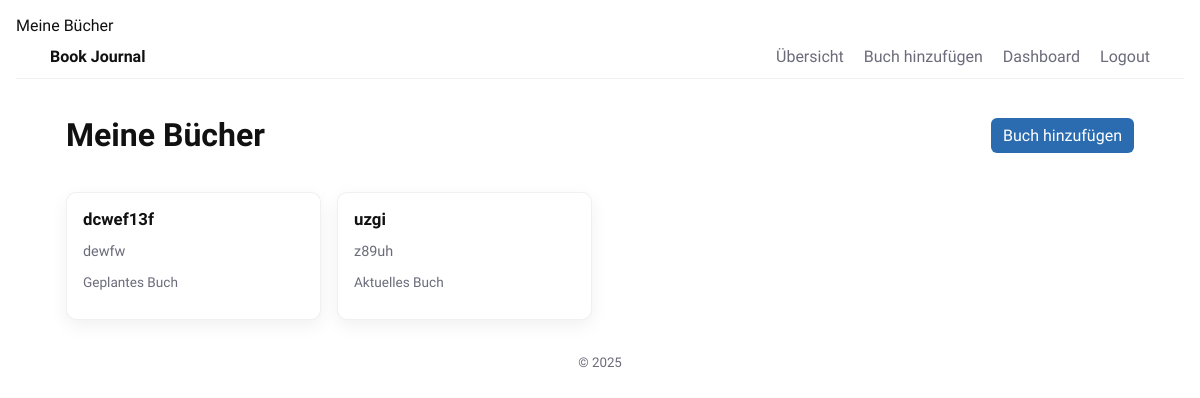
Page / (signed in) on the earlier database version.
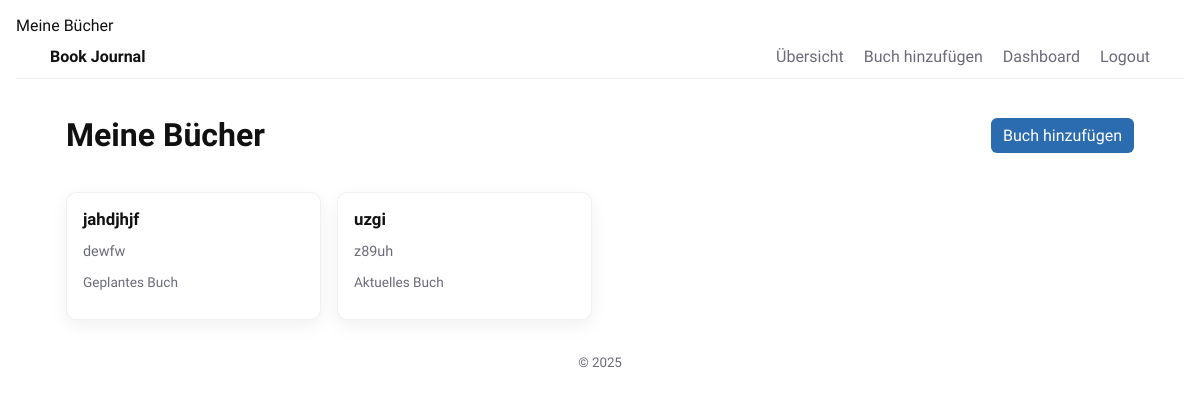
Same page on the later database version.
### Main.py (models this page shows)
class Book(Base):
    __tablename__ = "books"                                                                         # Name der Tabelle in der Datenbank: "books"
    id = Column(Integer, primary_key=True)                                                          # Primärschlüssel: Eindeutige ID für jedes Buch
    title = Column(String, nullable=False)                                                          # Titel des Buches
    author = Column(String)                                                                         # Autor des Buches
    status = Column(String, default="Geplantes Buch")                                               # Status des Buches, Standardwert "Geplantes Buch"
    user_id = Column(Integer, ForeignKey("users.id"), nullable=False)                               # ID des zugehörigen Users
    notes = relationship("Note", back_populates="book", cascade="all, delete")                      # Beziehung zu Notizen, wenn Buch gelöscht wird, werden auch alle Notizen gelöscht
    user = relationship("User", back_populates="books")                                             # Beziehung: Ein Buch gehört genau einem User

### Main.py (the view)
@app.route('/')
def index():
    books = []
    if session.get('user_id'):                                           # Prüfen, ob ein User eingeloggt ist
        books = list_books(session['user_id'])                           # Alle Bücher des eingeloggten Users abrufen
    return render_template('index.html', books=books, logged_in=session.get('user_id') is not None)

### Main.py (called while the page is built)
def list_books(user_id):
    return db_session.query(Book).filter(Book.user_id == user_id).all()                             # Abrufen aller Bücher eines bestimmten Users

### templates/index.html (shortened to what this page needs)
{% extends "base.html" %}
{% block content %}
{% if logged_in %}
  <div class="page-actions">
    <h1>Meine Bücher</h1>
    <a class="btn" href="{{ url_for('add_book') }}">Buch hinzufügen</a>
  </div>
  <div class="books-grid">
  {% for book in books %}
      <article class="book-card">
          <a href="{{ url_for('book_detail', book_id=book.id) }}">
              <h2>{{ book.title }}</h2>
              <p class="meta">{{ book.author }}</p>
              <p class="status">{{ book.status }}</p>
          </a>
      </article>
  {% else %}
      <!--
        Wird ausgeführt, wenn die Liste 'books' leer ist.
        Zeigt eine Nachricht, dass noch keine Bücher vorhanden sind.
      -->
      <p>Keine Bücher vorhanden. Füge ein neues Buch hinzu.</p>
  {% endfor %}
  </div>
{% endif %}
{% endblock %}

### templates/base.html (shortened to what this page needs)
<!doctype html>
<html lang="de">
<head>
  <link rel="stylesheet" href="{{ url_for('static', filename='style.css') }}">
</head>
<body>
  <header class="site-header">
    <nav class="nav">
      <a class="brand" href="{{ url_for('index') }}">Book Journal</a>
      <div class="nav-actions">
        {% if session.get('user_id') %}
          <a href="{{ url_for('index') }}">Übersicht</a>
          <a href="{{ url_for('add_book') }}">Buch hinzufügen</a>
          <a href="{{ url_for('dashboard') }}">Dashboard</a>
          <a href="{{ url_for('logout') }}">Logout</a>
        {% else %}
          <a href="{{ url_for('login') }}">Login</a>
          <a href="{{ url_for('register') }}">Registrieren</a>
        {% endif %}
      </div>
    </nav>
  </header>
  <main class="container">
    {% block content %}{% endblock %}
  </main>
  <footer class="site-footer">
    <small>&copy; 2025</small>
  </footer>
</body>
</html>

### static/style.css (style rules this page uses)
:root { --bg: #ffffff; --fg: #111; --muted: #6b6b7a; --card: #fff; --radius: 10px; --gap: 1rem; --shadow: 0 6px 18px rgba(0,0,0,0.06); --accent: #2b6cb0; --font: 'Work Sans', system-ui, -apple-system, "Segoe UI", Roboto, "Helvetica Neue", Arial; font-size:16px; }
* { box-sizing:border-box }
body { margin:0; font-family:var(--font); background:var(--bg); color:var(--fg); -webkit-font-smoothing:antialiased; -moz-osx-font-smoothing:grayscale; padding:1rem; }
.site-header { border-bottom:1px solid rgba(0,0,0,0.06);background:transparent }
.nav { display:flex;align-items:center;justify-content:space-between;max-width:1100px;margin:0 auto;padding:0.75rem 0 }
.brand { font-weight:700;color:var(--fg);text-decoration:none }
.nav-actions a { margin-left:1rem;color:var(--muted);text-decoration:none }
.container { max-width:1100px;margin:1rem auto;padding:0 1rem }
.books-grid { display:grid; grid-template-columns:repeat(auto-fill,minmax(220px,1fr)); gap:var(--gap); margin:1rem 0; }
.book-card { background:var(--card); color:var(--fg); padding:16px; border-radius:var(--radius); border:1px solid rgba(0,0,0,0.06); box-shadow:var(--shadow); transition:transform .14s ease,box-shadow .14s ease; display:flex; flex-direction:column; min-height:120px; }
.book-card a { color:inherit;text-decoration:none;display:block;height:100% }
.book-card h2 { margin:0 0 .4rem 0;font-size:1.05rem }
.book-card .meta { font-size:0.9rem;color:var(--muted);margin-bottom:0.4rem }
.book-card .status { font-size:0.85rem;color:var(--muted) }
.page-actions { display:flex;justify-content:space-between;align-items:center }
.btn { background:var(--accent);color:#fff;border:none;padding:8px 12px;border-radius:6px;cursor:pointer;text-decoration:none;display:inline-block }
.site-footer { margin-top:2rem;text-align:center;color:var(--muted) }

Differences in the rows shown:
changed Book "dewfw": title "dcwef13f" → "jahdjhjf"
